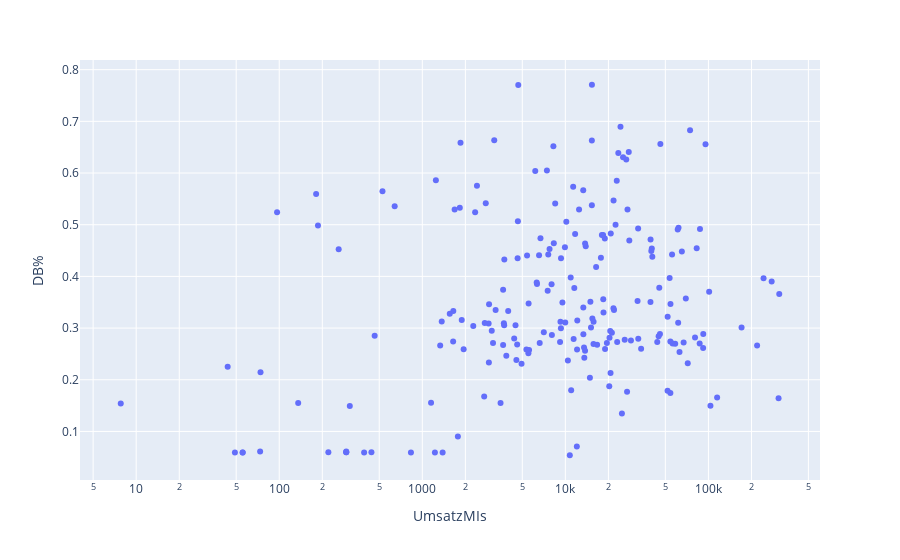

Notebook code for this chart:
### Code cell
fig = px.scatter(df_9_non_negative, x = 'UmsatzMIs', y = "DB%",log_x = True)
fig.show()

### Figure 1 — Plotly figure (JSON) as saved in the notebook; plotly's stock layout.template omitted (floating-point values rounded to 4 significant figures; data arrays with more than 128 entries replaced by an {"elided": "..."} marker saying what was removed)
{"data": [{"hovertemplate": "UmsatzMIs=%{x}<br>DB%=%{y}<extra></extra>", "legendgroup": "", "marker": {"color": "#636efa", "symbol": "circle"}, "mode": "markers", "name": "", "orientation": "v", "showlegend": false, "type": "scatter", "x": {"elided": "206 float values"}, "xaxis": "x", "y": {"elided": "206 float values"}, "yaxis": "y"}], "layout": {"legend": {"tracegroupgap": 0}, "margin": {"t": 60}, "xaxis": {"anchor": "y", "domain": [0, 1], "title": {"text": "UmsatzMIs"}, "type": "log"}, "yaxis": {"anchor": "x", "domain": [0, 1], "title": {"text": "DB%"}}}}
